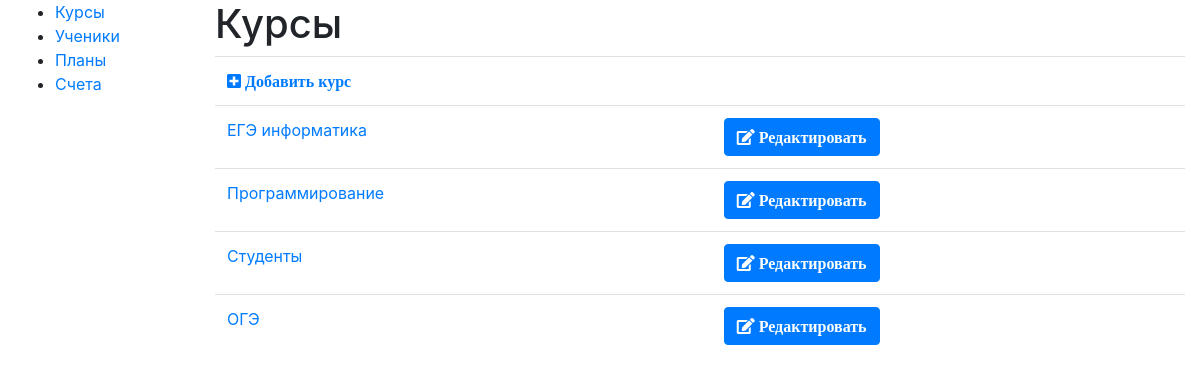
Page /db/ on the committed database.
### db/dbModels/Course.py (models this page shows)
class Course(models.Model):
	name = models.CharField(
		max_length=100,
		verbose_name = 'Название'
	)
	class Meta:
		managed = True
		verbose_name = 'Курс'
		verbose_name_plural = 'Курсы'
	def __str__(self):
		return self.name

### db/views.py (the view)
# urls.py: path('', views.start, name='start'),
def start(request):
	courses=Course.objects.all()
	if (request.method=='POST'):
		r=str(request.POST)
		if r.find('editCourse+')>=0:
			cid=int(r[r.find('editCourse+')+11:r.find('^')])
			return HttpResponseRedirect(reverse('addCourse',args=(cid,)))
	return render(
        request,
        'start.html',
        context={'courses':courses},
    )

### db/templates/start.html (shortened to what this page needs)
{% extends "base.html" %}
{% block content %}
	<h1>Курсы</h1>
		<form method="POST" class="post-form">{% csrf_token %}
		<table class="table th-sm">
			<tr>
				<td class="col-sm-1">
					<a href="{%url 'addCourse' 0%}">
					<span class="fas fa-plus-square">
						Добавить курс
					</a>
				</td>
				<td class="col-sm-1"></td>
			</tr>
			{%for c in courses%}
			<tr>
				<td><a href="{%url 'showStudents' cid=c.id%}">{{c}}</td>
				<td>
					<button type="submit" class="btn btn-primary" name ="editCourse+{{c.id}}^"}>
					<span class="fas fa-edit">
					Редактировать
					</span>
					</button>
				</td>
			</tr>
			{% endfor %}
		</table>
		</form>
{% endblock %}

### rows in the picture
Course: name "ЕГЭ информатика"
Course: name "Программирование"
Course: name "Студенты"
Course: name "ОГЭ"
